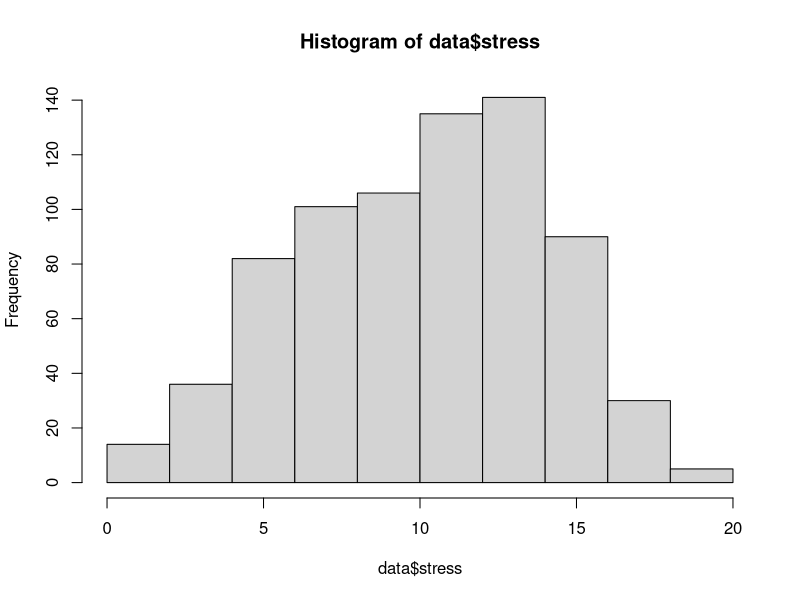
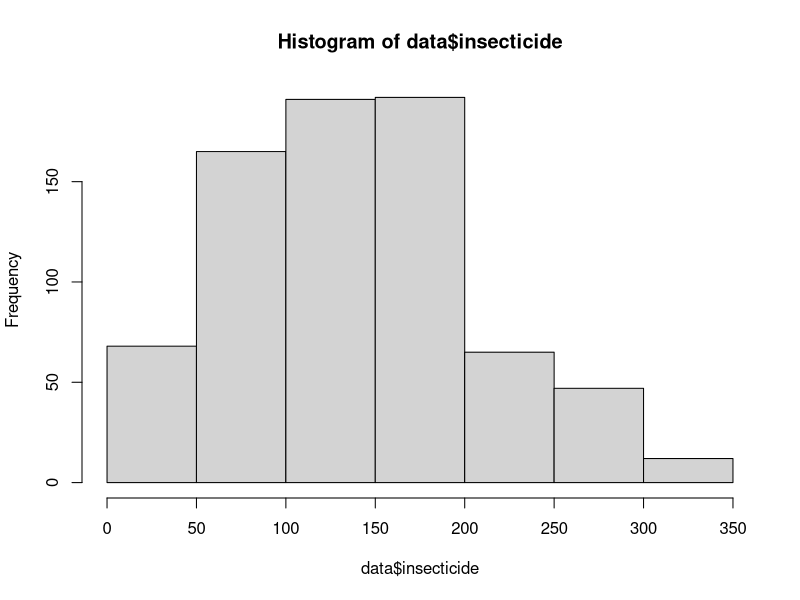

Recreate these plots in R, in order. (Note: this script raises an error after producing the figures.)
# packages
library(pROC)

# import data
fdata = read.csv("malaria.csv")
head(fdata)

# remove Nid column
data = fdata[,-1]
head(data)

# check for null values
sum(is.na(data))

# change categorical variables using factor
data$source = factor(data$source)
data$behavior = factor(data$behavior)
data$nettype = factor(data$nettype)
data$district = factor(data$district)
data$work = factor(data$work)
data$health = factor(data$health)

# characteristics of subjects
table(data$source)
table(data$behavior)
table(data$nettype)
table(data$district)
table(data$work)
table(data$health)
summary(data$insecticide)
table(data$malaria)
table(data$health)

# remove outlier
data = data[(data$insecticide < 424.01),]
data = data[(data$health != 37),]
data = data[(data$district != "9Moon"),]
data$district = droplevels(data$district, exclude = "9Moon")
data = data[(data$stress>0),]

# check for null values after removing outliers
sum(is.na(data))

# histograms
#par(mfrow = c(1, 3))
hist(data$stress)
hist(data$insecticide, breaks = seq(0,350, by=50))
hist(data$health)
par(mfrow = c(1, 1))

# plot of contingency table
par(mfrow = c(2, 3))
mosaicplot(table(data$source, data$malaria),
           color = c("Red", "Blue"),
           xlab="Source",
           ylab="Malaria",
           main="Malaria vs Source",
           cex.axis = 0.8)

mosaicplot(table(data$behavior, data$malaria),
           color = c("Red", "Blue"),
           xlab="Behavior",
           ylab="Malaria",
           main="Malaria vs Behavior",
           cex.axis = 0.8)

mosaicplot(table(data$nettype, data$malaria),
           color = c("Red", "Blue"),
           xlab="Net Type",
           ylab="Malaria",
           main = "Malaria vs Net Type",
           cex.axis = 0.8)

mosaicplot(table(data$district, data$malaria),
           color = c("Red", "Blue"),
           xlab="District",
           ylab="Malaria",
           main="Malaria vs District",
           cex.axis = 0.8)

mosaicplot(table(data$work, data$malaria),
           color = c("Red", "Blue"),
           xlab="Work",
           ylab="Malaria",
           main="Malaria vs Work",
           cex.axis = )

mosaicplot(table(data$health, data$malaria),
           color = c("Red", "Blue"),
           xlab="Health",
           ylab="Malaria",
           main="Malaria vs Health")
par(mfrow = c(1, 1))

#chisq testing for categorical variables
chisq.test(table(data$malaria, data$source))
chisq.test(table(data$malaria, data$behavior))
chisq.test(table(data$malaria, data$nettype))
chisq.test(table(data$malaria, data$district))
chisq.test(table(data$malaria, data$work))
chisq.test(table(data$malaria, data$health))

#Warning message:
#  In chisq.test(table(data$malaria, as.factor(data$health))) :
#  Chi-squared approximation may be incorrect
chisq.test(table(data$malaria, data$health), simulate.p.value = TRUE)

# LR test for continuous variable
glm.stress = glm(malaria ~ stress, data=data, family="binomial")
glm.insecticide = glm(malaria ~ insecticide, data=data, family="binomial")

pchisq(anova(glm.stress)[2,2], anova(glm.stress)[2,1], lower.tail = FALSE)
pchisq(anova(glm.insecticide)[2,2], anova(glm.insecticide)[2,1], lower.tail = FALSE)

# slicing-dicing”plot of empirical log-odds
# Stress
table(data$stress)
stress.frac = factor(cut(data$stress,breaks=seq(0,20, by=2)))
table(stress.frac)
stressdata <- data.frame(data, stress.frac)
e.probs= tapply(data$malaria, stress.frac, mean)
round(e.probs,2)
e.logits <- log(e.probs/(1-e.probs))
par(mfrow = c(1, 2))
plot(seq(1,19, by=2), e.probs, xlab = "Stress", col = "blue", pch = 16, main= "Empirical probability for stress")
plot(seq(1,19, by=2), e.logits, xlab="Stress", col = "red", pch = 16,main= "Logit for stress")

# insecticide
insecticide.frac = factor(cut(data$insecticide,breaks=seq(0,350, by=50)))
table(insecticide.frac)
insecticidedata <- data.frame(data, insecticide.frac)
e.probsins= tapply(data$malaria, insecticide.frac, mean)
e.probsins
round(e.probsins,2)
e.logitsins <- log(e.probsins/(1-e.probsins))
plot(seq(25, 325, by=50), e.probsins, xlab = "Insecticide", col = "blue", pch = 16,main= "Empirical probability for insecticide")
plot(seq(25, 325, by=50), e.logitsins, xlab="Insecticide", col = "red", pch = 16,main= "Logit for insecticide")

#######################
#### MODEL FITTING ####
#######################

# fit model with all parameters
glm.all = glm(malaria ~., data = data, family="binomial")
summary(glm.all)
pchisq(956.98-807.19, 13, lower.tail=FALSE)

# remove variables that are not statistically significant in output
# summary above
glm.reduce = glm(malaria ~. - source - health - work, data=data, family="binomial")
summary(glm.reduce)

# LR test for variables that were not statistically significant. p-value shows
# that source, health, work is not statistically significant
anova(glm.reduce, glm.all)
pchisq(3.754, 4, lower.tail=FALSE) # 0.4403207


# create intercept model for selection algorithm
glm.intercept = glm(malaria ~ 1, data=data, family="binomial")

# forward selection algorithm
glm.forward = step(glm.intercept, direction='forward', scope=formula(glm.all))
formula(glm.forward) # malaria ~ stress + district + nettype + insecticide

# backward selection algorithm
glm.backward = step(glm.all, direction='backward')
formula(glm.backward) # malaria ~ stress + insecticide + nettype + district

# both direction
glm.both = step(glm.intercept, direction='both', scope=formula(glm.all))
formula(glm.both) # malaria ~ stress + district + nettype + insecticide

# check to see if variables omitted from glm.both are not statistically
# significant. p-value shows that variables can be omitted
anova(glm.both, glm.all)
pchisq(1.8935, 4, lower.tail = FALSE) # 0.755339

# check for interaction
glm.interaction = glm(malaria ~ stress + district + nettype + insecticide + stress*district + stress*nettype + stress*insecticide + district*nettype + district*insecticide + nettype*insecticide, data = data, family = "binomial")
summary(glm.interaction)

# forward
glm.interact.forward = step(glm.both, direction='forward', scope=formula(glm.interaction))
formula(glm.interact.forward) # malaria ~ stress + district + nettype + insecticide + nettype:insecticide

# backward
glm.interact.backward = step(glm.interaction, direction='backward')
formula(glm.interact.backward) # malaria ~ stress + district + nettype + insecticide + nettype*insecticide

# both direction
glm.interact.both = step(glm.both, direction='both', scope=formula(glm.interaction))
formula(glm.interact.both) # malaria ~ stress + district + nettype + insecticide + nettype*insecticide

# LR to see if removed interaction terms are statistically significant
anova(glm.interact.both, glm.interaction)
pchisq(6.9708, 8, lower.tail = FALSE) # 0.5397864

# LR to see if interaction term nettype:insecticide cab be omitted
# seems that interaction term is not relevant
anova(glm.both, glm.interact.both)
pchisq(3.057, 1, lower.tail = FALSE) # 0.08038997

# odds ratio
exp(glm.interact.both$coefficients)

# confidence interval for odds ratio
exp(confint(glm.both))

# p-value
summary(glm.both)$coefficients[,4]

# goodness of fit
anova(glm.intercept, glm.both)
pchisq(139.27, 5, lower.tail = FALSE) # 2.557584e-28

# classification table / confusion matrix
glm.predict = glm.both$fitted.values
predicted = ifelse(glm.predict >= 0.5, 1, 0) # 0.3486486
actual = data$malaria
table(actual, predicted)

# roc curve
plot.roc(actual, glm.predict, print.auc=TRUE,
         main = "ROC Curve for Fitted Model")
auc(actual, glm.predict) # 0.7518


